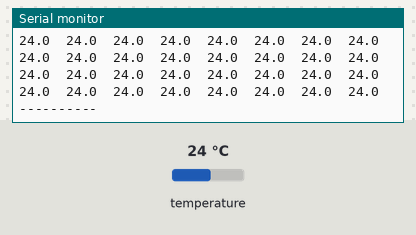
This sketch was run on a simulated ESP32. On the bench: the last lines printed to the serial monitor. Inputs (shaded band) come from the test bench; at power-on: temperature 24 °C.

Above: at 1.3 s.
1.4 s: temperature set to 12 °C
At 2.1 s:
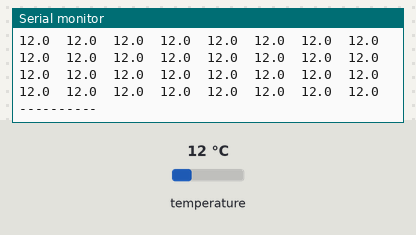
2.9 s: temperature set to 19 °C
At 3.6 s:
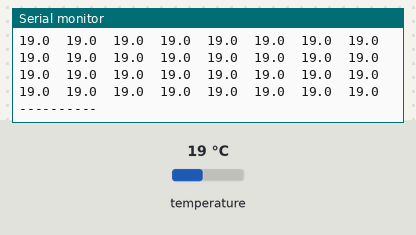
Timing chart, 0 to 5.9 s (numbered marks = the images above; inputs shaded):
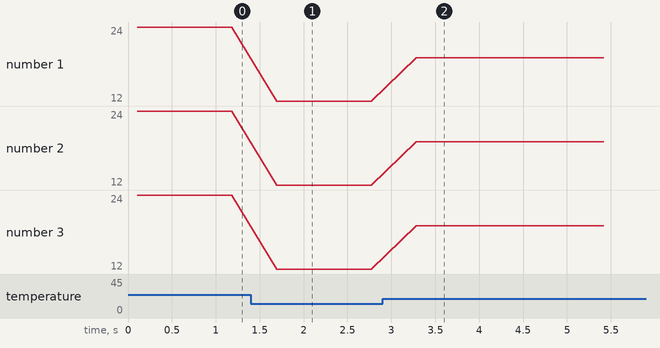

The sketch:

example.ino
```cpp
// Reads the AMG8833 8x8 temperature array and prints a tab-separated grid of pixel temperatures to the Serial console every 500 ms.
//
// Buy this module: https://shillehtek.com/products/amg8833-ir-thermal-camera-sensor-arduino-esp32
// Full manual: https://shillehtek.com/blogs/shillehtek-product-manuals/amg8833-ir-thermal-camera-sensor-arduino-esp32-manual
// More examples: https://github.com/shillehbean/shillehtek-examples
//

// Library Manager: install "Adafruit AMG88xx Library"
#include <Adafruit_AMG88xx.h>

Adafruit_AMG88xx amg;
float pixels[AMG88xx_PIXEL_ARRAY_SIZE];

void setup() {
  Serial.begin(115200);
  if (!amg.begin()) {          // 0x69 default
    Serial.println("AMG8833 not found - check wiring");
    while (1);
  }
  delay(100);
}

void loop() {
  amg.readPixels(pixels);
  for (int y = 0; y < 8; y++) {
    for (int x = 0; x < 8; x++) {
      Serial.print(pixels[y * 8 + x], 1);
      Serial.print("\t");
    }
    Serial.println();
  }
  Serial.println("----------");
  delay(500);
}
```

Measured:
- after the input at 1.4 s, the serial monitor: prints a new line after 0.29 s (image 1)
- after the input at 2.9 s, the serial monitor: prints a new line after 0.38 s (image 2)
- plotted number 1: 24 → 12 after the input at 1.4 s, 12 → 19 after the input at 2.9 s
- plotted number 2: 24 → 12 after the input at 1.4 s, 12 → 19 after the input at 2.9 s
- plotted number 3: 24 → 12 after the input at 1.4 s, 12 → 19 after the input at 2.9 s
